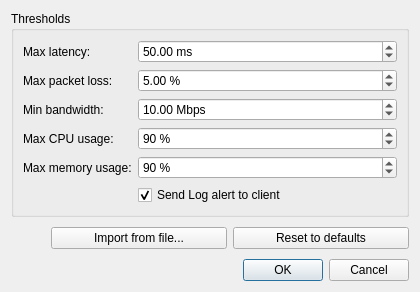
<?xml version="1.0" encoding="UTF-8"?>
<ui version="4.0">
 <class>SettingsDialog</class>
 <widget class="QDialog" name="SettingsDialog">
  <property name="geometry">
   <rect>
    <x>0</x>
    <y>0</y>
    <width>420</width>
    <height>292</height>
   </rect>
  </property>
  <property name="windowTitle">
   <string>Client Settings</string>
  </property>
  <property name="modal">
   <bool>true</bool>
  </property>
  <layout class="QVBoxLayout" name="mainLayout">
   <item>
    <widget class="QGroupBox" name="groupThresholds">
     <property name="title">
      <string>Thresholds</string>
     </property>
     <layout class="QFormLayout" name="formLayout">
      <item row="0" column="0">
       <widget class="QLabel" name="lblMaxLatency">
        <property name="text">
         <string>Max latency:</string>
        </property>
       </widget>
      </item>
      <item row="0" column="1">
       <widget class="QDoubleSpinBox" name="dsbMaxLatency">
        <property name="suffix">
         <string> ms</string>
        </property>
        <property name="decimals">
         <number>2</number>
        </property>
        <property name="minimum">
         <double>0.010000000000000</double>
        </property>
        <property name="maximum">
         <double>1000000.000000000000000</double>
        </property>
        <property name="value">
         <double>50.000000000000000</double>
        </property>
       </widget>
      </item>
      <item row="1" column="0">
       <widget class="QLabel" name="lblMaxPacketLoss">
        <property name="text">
         <string>Max packet loss:</string>
        </property>
       </widget>
      </item>
      <item row="1" column="1">
       <widget class="QDoubleSpinBox" name="dsbMaxPacketLoss">
        <property name="suffix">
         <string> %</string>
        </property>
        <property name="decimals">
         <number>2</number>
        </property>
        <property name="minimum">
         <double>0.000000000000000</double>
        </property>
        <property name="maximum">
         <double>100.000000000000000</double>
        </property>
        <property name="value">
         <double>5.000000000000000</double>
        </property>
       </widget>
      </item>
      <item row="2" column="0">
       <widget class="QLabel" name="lblMinBandwidth">
        <property name="text">
         <string>Min bandwidth:</string>
        </property>
       </widget>
      </item>
      <item row="2" column="1">
       <widget class="QDoubleSpinBox" name="dsbMinBandwidth">
        <property name="suffix">
         <string> Mbps</string>
        </property>
        <property name="decimals">
         <number>2</number>
        </property>
        <property name="minimum">
         <double>0.010000000000000</double>
        </property>
        <property name="maximum">
         <double>1000000.000000000000000</double>
        </property>
        <property name="value">
         <double>10.000000000000000</double>
        </property>
       </widget>
      </item>
      <item row="3" column="0">
       <widget class="QLabel" name="lblMaxCpuUsage">
        <property name="text">
         <string>Max CPU usage:</string>
        </property>
       </widget>
      </item>
      <item row="3" column="1">
       <widget class="QSpinBox" name="sbMaxCpuUsage">
        <property name="suffix">
         <string> %</string>
        </property>
        <property name="minimum">
         <number>1</number>
        </property>
        <property name="maximum">
         <number>100</number>
        </property>
        <property name="value">
         <number>90</number>
        </property>
       </widget>
      </item>
      <item row="4" column="0">
       <widget class="QLabel" name="lblMaxMemoryUsage">
        <property name="text">
         <string>Max memory usage:</string>
        </property>
       </widget>
      </item>
      <item row="4" column="1">
       <widget class="QSpinBox" name="sbMaxMemoryUsage">
        <property name="suffix">
         <string> %</string>
        </property>
        <property name="minimum">
         <number>1</number>
        </property>
        <property name="maximum">
         <number>100</number>
        </property>
        <property name="value">
         <number>90</number>
        </property>
       </widget>
      </item>
      <item row="5" column="1">
       <widget class="QCheckBox" name="chkSendLogOnAlert">
        <property name="text">
         <string>Send Log alert to client</string>
        </property>
        <property name="checked">
         <bool>true</bool>
        </property>
       </widget>
      </item>
     </layout>
    </widget>
   </item>
   <item>
    <layout class="QHBoxLayout" name="auxButtonsLayout">
     <item>
      <spacer name="auxSpacer">
       <property name="orientation">
        <enum>Qt::Vertical</enum>
       </property>
       <property name="sizeHint" stdset="0">
        <size>
         <width>40</width>
         <height>20</height>
        </size>
       </property>
      </spacer>
     </item>
     <item>
      <widget class="QPushButton" name="btnImportFromFile">
       <property name="text">
        <string>Import from file...</string>
       </property>
      </widget>
     </item>
     <item>
      <widget class="QPushButton" name="btnResetToDefaults">
       <property name="text">
        <string>Reset to defaults</string>
       </property>
      </widget>
     </item>
    </layout>
   </item>
   <item>
    <widget class="QDialogButtonBox" name="buttonBox">
     <property name="standardButtons">
      <set>QDialogButtonBox::Cancel|QDialogButtonBox::Ok</set>
     </property>
    </widget>
   </item>
  </layout>
 </widget>
 <resources/>
 <connections/>
</ui>
